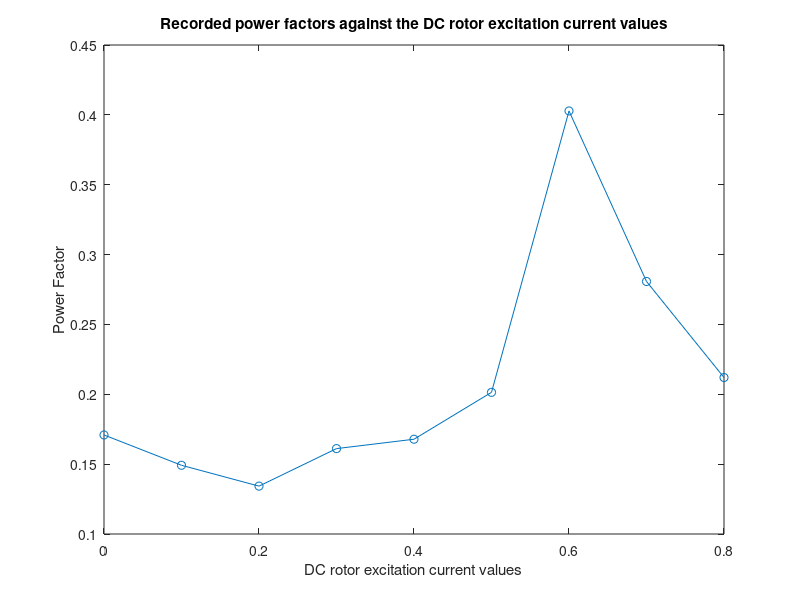

MATLAB code to generate this figure:
%%%2.8 The power supply was turned on and the following values were measured: 
E1 = 215  %in volts
E2 = 245   % in volts
I1 = 3.4 % in Amps 
startingTorque = 22 %lbf-in 

S = sqrt(3)*E1*I1

I1 = [1.1
0.9
0.7
0.5
0.32
0.2
0.12
0.22
0.38
]

I2 = [
    0
0.1
0.2
0.3
0.4
0.5
0.6
0.7
0.8]

plot(I2, I1, '-o')
title('AC stator current values against DC rotor excitation current values')
ylabel('AC stator current values')
xlabel('DC rotor excitation current values')


pf = [ 
0.1708859148
0.1491861161
0.1342675045
0.1611210054
0.1678343806
0.2014012567
0.4028025134
0.2807411457
0.2120013228]


plot(I2, pf, '-o')
title('Recorded power factors against the DC rotor excitation current values')
ylabel('Power Factor')
xlabel('DC rotor excitation current values')